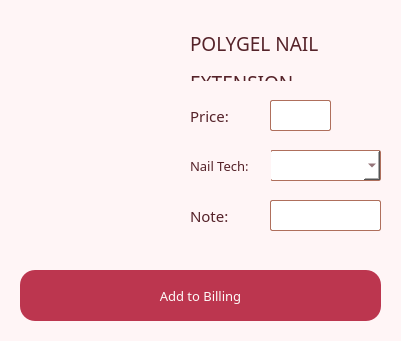
           <widget class="QWidget" name="tabs_polyGel" native="true">
            <property name="geometry">
             <rect>
              <x>10</x>
              <y>760</y>
              <width>401</width>
              <height>341</height>
             </rect>
            </property>
            <property name="cursor">
             <cursorShape>ArrowCursor</cursorShape>
            </property>
            <property name="styleSheet">
             <string notr="true">border-radius: 20px;
background-color: #fff5f6</string>
            </property>
            <widget class="QLabel" name="logo_home_33">
             <property name="geometry">
              <rect>
               <x>20</x>
               <y>30</y>
               <width>151</width>
               <height>211</height>
              </rect>
             </property>
             <property name="styleSheet">
              <string notr="true"/>
             </property>
             <property name="text">
              <string/>
             </property>
             <property name="pixmap">
              <pixmap>pics/polygel.png</pixmap>
             </property>
             <property name="scaledContents">
              <bool>true</bool>
             </property>
            </widget>
            <widget class="QLabel" name="label_polyGel">
             <property name="geometry">
              <rect>
               <x>190</x>
               <y>30</y>
               <width>191</width>
               <height>51</height>
              </rect>
             </property>
             <property name="font">
              <font>
               <family>Vogue</family>
               <pointsize>14</pointsize>
              </font>
             </property>
             <property name="styleSheet">
              <string notr="true">color:  rgb(85,34,41);</string>
             </property>
             <property name="text">
              <string>&lt;html&gt;&lt;head/&gt;&lt;body&gt;&lt;p&gt;POLYGEL NAIL&lt;/p&gt;&lt;p&gt;EXTENSION&lt;/p&gt;&lt;/body&gt;&lt;/html&gt;</string>
             </property>
             <property name="alignment">
              <set>Qt::AlignLeading|Qt::AlignLeft|Qt::AlignVCenter</set>
             </property>
            </widget>
            <widget class="QLabel" name="label_home_85">
             <property name="geometry">
              <rect>
               <x>190</x>
               <y>100</y>
               <width>51</width>
               <height>31</height>
              </rect>
             </property>
             <property name="font">
              <font>
               <family>Classy Vogue</family>
               <pointsize>11</pointsize>
              </font>
             </property>
             <property name="styleSheet">
              <string notr="true">color:  rgb(85,34,41);
border: 0px;</string>
             </property>
             <property name="text">
              <string>Price:</string>
             </property>
             <property name="alignment">
              <set>Qt::AlignLeading|Qt::AlignLeft|Qt::AlignVCenter</set>
             </property>
            </widget>
            <widget class="QPlainTextEdit" name="polyGel_price">
             <property name="geometry">
              <rect>
               <x>270</x>
               <y>100</y>
               <width>61</width>
               <height>31</height>
              </rect>
             </property>
             <property name="font">
              <font>
               <family>Classy Vogue</family>
               <pointsize>10</pointsize>
              </font>
             </property>
             <property name="cursor" stdset="0">
              <cursorShape>IBeamCursor</cursorShape>
             </property>
             <property name="styleSheet">
              <string notr="true">background-color: white;
border-radius: 2px;
border: 1px solid #af6f5c;
color:  rgb(85,34,41);</string>
             </property>
             <property name="plainText">
              <string/>
             </property>
            </widget>
            <widget class="QComboBox" name="tech_choice_polyGel">
             <property name="geometry">
              <rect>
               <x>270</x>
               <y>150</y>
               <width>111</width>
               <height>31</height>
              </rect>
             </property>
             <property name="font">
              <font>
               <family>Classy Vogue</family>
               <pointsize>10</pointsize>
              </font>
             </property>
             <property name="cursor">
              <cursorShape>PointingHandCursor</cursorShape>
             </property>
             <property name="styleSheet">
              <string notr="true">background-color: white;
border-radius: 2px;
border: 1px solid #af6f5c;
color:  rgb(85,34,41);</string>
             </property>
             <property name="currentIndex">
              <number>-1</number>
             </property>
             <item>
              <property name="text">
               <string>Liza</string>
              </property>
             </item>
             <item>
              <property name="text">
               <string>Cecil</string>
              </property>
             </item>
             <item>
              <property name="text">
               <string>Beng</string>
              </property>
             </item>
             <item>
              <property name="text">
               <string>Mar</string>
              </property>
             </item>
            </widget>
            <widget class="QLabel" name="label_home_86">
             <property name="geometry">
              <rect>
               <x>190</x>
               <y>150</y>
               <width>81</width>
               <height>31</height>
              </rect>
             </property>
             <property name="font">
              <font>
               <family>Classy Vogue</family>
               <pointsize>10</pointsize>
              </font>
             </property>
             <property name="styleSheet">
              <string notr="true">color:  rgb(85,34,41);
border: 0px;</string>
             </property>
             <property name="text">
              <string>Nail Tech:</string>
             </property>
             <property name="alignment">
              <set>Qt::AlignLeading|Qt::AlignLeft|Qt::AlignVCenter</set>
             </property>
            </widget>
            <widget class="QLabel" name="label_home_87">
             <property name="geometry">
              <rect>
               <x>190</x>
               <y>200</y>
               <width>71</width>
               <height>31</height>
              </rect>
             </property>
             <property name="font">
              <font>
               <family>Classy Vogue</family>
               <pointsize>11</pointsize>
              </font>
             </property>
             <property name="styleSheet">
              <string notr="true">color:  rgb(85,34,41);
border: 0px;</string>
             </property>
             <property name="text">
              <string>Note:</string>
             </property>
             <property name="alignment">
              <set>Qt::AlignLeading|Qt::AlignLeft|Qt::AlignVCenter</set>
             </property>
            </widget>
            <widget class="QPlainTextEdit" name="polyGel_note">
             <property name="geometry">
              <rect>
               <x>270</x>
               <y>200</y>
               <width>111</width>
               <height>31</height>
              </rect>
             </property>
             <property name="font">
              <font>
               <family>Classy Vogue</family>
               <pointsize>10</pointsize>
              </font>
             </property>
             <property name="cursor" stdset="0">
              <cursorShape>IBeamCursor</cursorShape>
             </property>
             <property name="styleSheet">
              <string notr="true">background-color: white;
border-radius: 2px;
border: 1px solid #af6f5c;
color:  rgb(85,34,41);</string>
             </property>
             <property name="plainText">
              <string/>
             </property>
            </widget>
            <widget class="QLabel" name="addOrder_polyGel">
             <property name="geometry">
              <rect>
               <x>20</x>
               <y>270</y>
               <width>361</width>
               <height>51</height>
              </rect>
             </property>
             <property name="font">
              <font>
               <family>Classy Vogue</family>
               <pointsize>10</pointsize>
              </font>
             </property>
             <property name="styleSheet">
              <string notr="true">color: rgba(254,250,249,255);
background-color: rgb(188,54,79);
border-radius: 15px;</string>
             </property>
             <property name="text">
              <string>Add to Billing</string>
             </property>
             <property name="alignment">
              <set>Qt::AlignCenter</set>
             </property>
            </widget>
            <widget class="QPushButton" name="bttn_polyGel">
             <property name="geometry">
              <rect>
               <x>20</x>
               <y>270</y>
               <width>361</width>
               <height>51</height>
              </rect>
             </property>
             <property name="cursor">
              <cursorShape>PointingHandCursor</cursorShape>
             </property>
             <property name="styleSheet">
              <string notr="true">background-color: rgba(0, 0, 0, 0);</string>
             </property>
             <property name="text">
              <string/>
             </property>
             <property name="autoDefault">
              <bool>false</bool>
             </property>
             <property name="flat">
              <bool>true</bool>
             </property>
            </widget>
           </widget>
